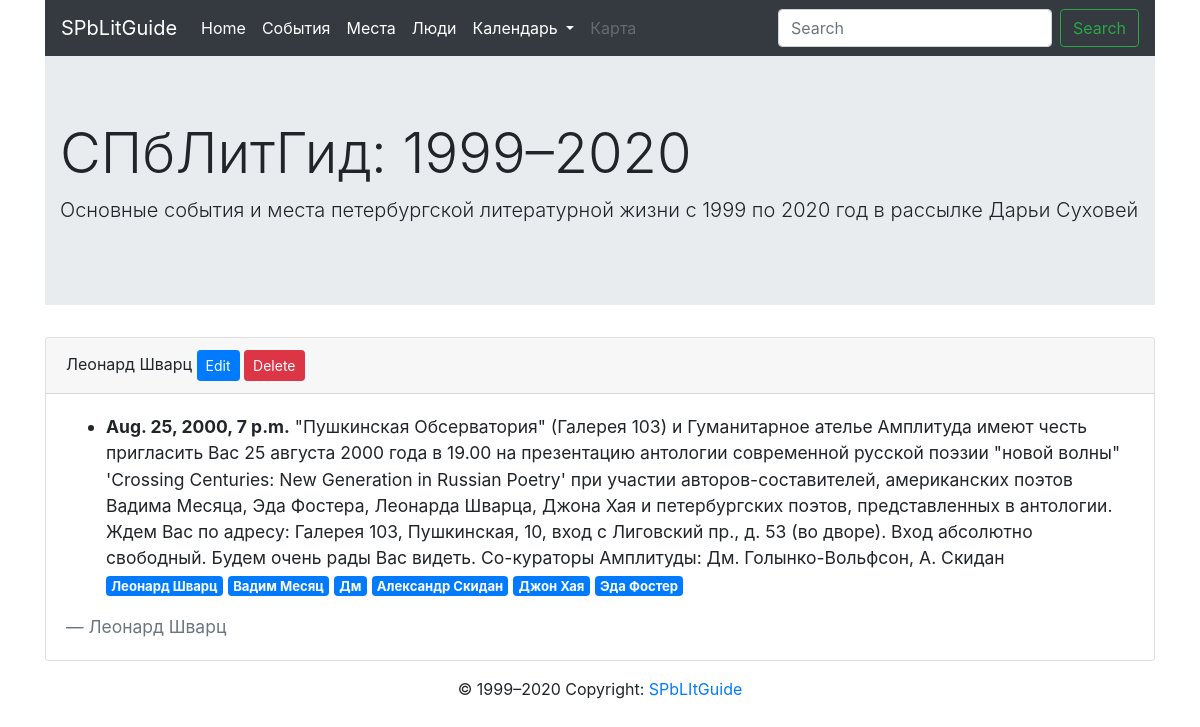
The app's page /person/2/, older data.
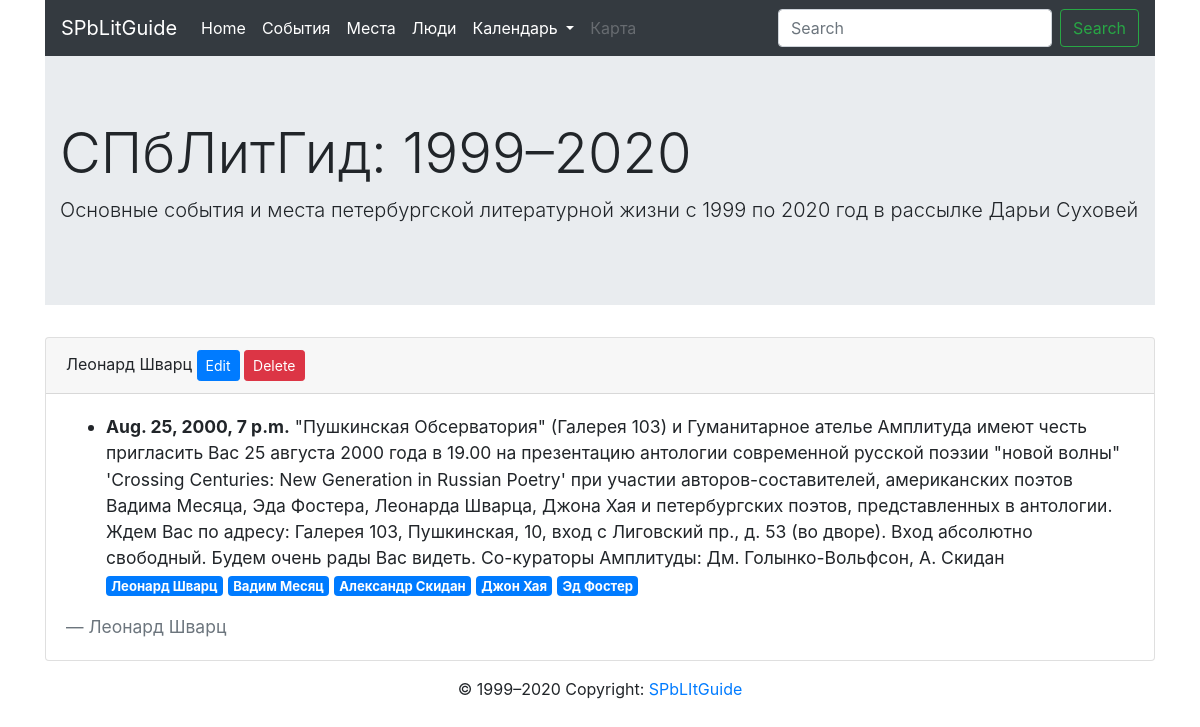
The same page, newer data.
### core/models.py (models this page shows, shortened)
class Event(models.Model):
	description = models.TextField()
	date = models.DateTimeField(auto_now=False, auto_now_add=False)
	place = models.ForeignKey(
		Place, on_delete=models.CASCADE, blank=True, null=True)
	adress = models.ForeignKey(
		Adress, on_delete=models.CASCADE, blank=True, null=True)
	people = models.ManyToManyField(Person, blank=True)
	class Meta:
		app_label = 'core'
		verbose_name = 'Event'
		ordering = ['date']

class Person(models.Model):
	name = models.CharField(max_length=300, blank=True)
	second_name = models.CharField(max_length=300, blank=True)
	family = models.CharField(max_length=300, blank=True)
	class Meta:
		verbose_name = "Person"
		app_label = 'core'
	def show_full_name(self):
		return '{0} {1} {2}'.format(
			self.name,
			self.second_name,
			self.family)

### core/views.py (the view)
# urls.py: path('person/<pk>/', PersonDetailView
class PersonDetailView(DetailView):
	model = Person

### core/templates/core/person_detail.html (shortened to what this page needs)
{% extends 'page.html' %}
{% block content %}
<div class="card">
  <div class="card-header">
    {{ object.name }} {{object.second_name}} {{ object.family }}
    <a href="{% url 'core:person_edit' person.id %}" class="btn btn-primary btn-sm" tabindex="-1" role="button">Edit</a>
     <a href="{% url 'core:person_delete' person.id %}" class="btn btn-danger btn-sm" tabindex="-1" role="button">Delete</a>
  </div>
  <div class="card-body">
    <blockquote class="blockquote mb-0"><small>
      <ul>
      {% for event in object.event_set.all %}
      <li><b>{{ event.date }}</b> {{event.description|truncatewords:300}} </li>
      <p>{% for p in event.people.all %} <a href="{% url 'core:one_person' p.id %}" class="badge badge-primary">{{p.show_full_name}} </a> {% endfor %}</p>
      {% endfor %}</small>
      <footer class="blockquote-footer">{{ object.name }} {% for adress in object.show_adresses %} <cite>/ {{ adress.name }} {% endfor %} </cite></footer>
    </blockquote>
  </div>
</div>
{% endblock %}

Row changes from the older to the newer data that the page shows:
removed Person: show_full_name "Дм"
changed Person: show_full_name "Эда Фостер" → "Эд Фостер"
